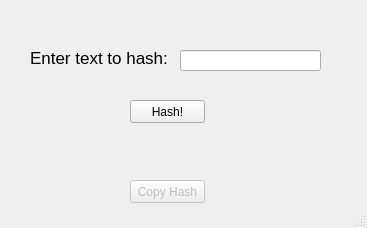
<?xml version="1.0" encoding="UTF-8"?>
<ui version="4.0">
 <class>MainWindow</class>
 <widget class="QMainWindow" name="MainWindow">
  <property name="geometry">
   <rect>
    <x>0</x>
    <y>0</y>
    <width>367</width>
    <height>228</height>
   </rect>
  </property>
  <property name="windowTitle">
   <string>Hasher Program</string>
  </property>
  <widget class="QWidget" name="centralwidget">
   <widget class="QLabel" name="label">
    <property name="geometry">
     <rect>
      <x>30</x>
      <y>50</y>
      <width>151</width>
      <height>16</height>
     </rect>
    </property>
    <property name="font">
     <font>
      <pointsize>13</pointsize>
     </font>
    </property>
    <property name="text">
     <string>Enter text to hash:</string>
    </property>
   </widget>
   <widget class="QLineEdit" name="lineEdit">
    <property name="geometry">
     <rect>
      <x>180</x>
      <y>50</y>
      <width>141</width>
      <height>21</height>
     </rect>
    </property>
   </widget>
   <widget class="QLabel" name="label_2">
    <property name="geometry">
     <rect>
      <x>0</x>
      <y>140</y>
      <width>651</width>
      <height>21</height>
     </rect>
    </property>
    <property name="text">
     <string/>
    </property>
    <property name="scaledContents">
     <bool>false</bool>
    </property>
    <property name="wordWrap">
     <bool>false</bool>
    </property>
    <property name="margin">
     <number>0</number>
    </property>
    <property name="indent">
     <number>0</number>
    </property>
   </widget>
   <widget class="QPushButton" name="hashButton">
    <property name="geometry">
     <rect>
      <x>130</x>
      <y>100</y>
      <width>75</width>
      <height>23</height>
     </rect>
    </property>
    <property name="text">
     <string>Hash!</string>
    </property>
   </widget>
   <widget class="QPushButton" name="copyButton">
    <property name="enabled">
     <bool>false</bool>
    </property>
    <property name="geometry">
     <rect>
      <x>130</x>
      <y>180</y>
      <width>75</width>
      <height>23</height>
     </rect>
    </property>
    <property name="text">
     <string>Copy Hash</string>
    </property>
   </widget>
  </widget>
  <widget class="QStatusBar" name="statusbar"/>
 </widget>
 <resources/>
 <connections/>
</ui>
